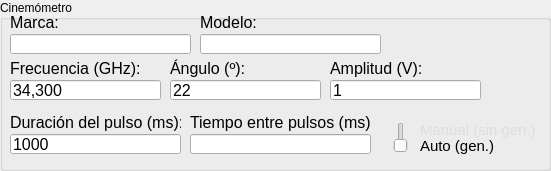
                  <widget class="QGroupBox" name="grp_configCinem">
                   <property name="geometry">
                    <rect>
                     <x>190</x>
                     <y>10</y>
                     <width>551</width>
                     <height>171</height>
                    </rect>
                   </property>
                   <property name="title">
                    <string>Cinemómetro</string>
                   </property>
                   <widget class="QLabel" name="lbl_sdv_auto">
                    <property name="geometry">
                     <rect>
                      <x>420</x>
                      <y>138</y>
                      <width>121</width>
                      <height>16</height>
                     </rect>
                    </property>
                    <property name="font">
                     <font>
                      <family>Segoe UI</family>
                      <pointsize>11</pointsize>
                     </font>
                    </property>
                    <property name="text">
                     <string>Auto (gen.)</string>
                    </property>
                    <property name="wordWrap">
                     <bool>true</bool>
                    </property>
                    <property name="indent">
                     <number>-1</number>
                    </property>
                   </widget>
                   <widget class="QLineEdit" name="txt_frec_sdv_config">
                    <property name="geometry">
                     <rect>
                      <x>10</x>
                      <y>80</y>
                      <width>151</width>
                      <height>20</height>
                     </rect>
                    </property>
                    <property name="font">
                     <font>
                      <family>Segoe UI</family>
                      <pointsize>12</pointsize>
                     </font>
                    </property>
                    <property name="text">
                     <string>34,300</string>
                    </property>
                   </widget>
                   <widget class="QLineEdit" name="txt_duracion">
                    <property name="geometry">
                     <rect>
                      <x>10</x>
                      <y>134</y>
                      <width>171</width>
                      <height>20</height>
                     </rect>
                    </property>
                    <property name="font">
                     <font>
                      <family>Segoe UI</family>
                      <pointsize>12</pointsize>
                     </font>
                    </property>
                    <property name="text">
                     <string>1000</string>
                    </property>
                   </widget>
                   <widget class="QLineEdit" name="txt_marca_sdv">
                    <property name="geometry">
                     <rect>
                      <x>10</x>
                      <y>34</y>
                      <width>181</width>
                      <height>20</height>
                     </rect>
                    </property>
                    <property name="font">
                     <font>
                      <family>Segoe UI</family>
                      <pointsize>12</pointsize>
                     </font>
                    </property>
                   </widget>
                   <widget class="QLabel" name="label_36">
                    <property name="geometry">
                     <rect>
                      <x>190</x>
                      <y>112</y>
                      <width>181</width>
                      <height>21</height>
                     </rect>
                    </property>
                    <property name="font">
                     <font>
                      <family>Segoe UI</family>
                      <pointsize>12</pointsize>
                     </font>
                    </property>
                    <property name="text">
                     <string>Tiempo entre pulsos (ms):</string>
                    </property>
                   </widget>
                   <widget class="QLineEdit" name="txt_angulo_sdv">
                    <property name="geometry">
                     <rect>
                      <x>170</x>
                      <y>80</y>
                      <width>151</width>
                      <height>20</height>
                     </rect>
                    </property>
                    <property name="font">
                     <font>
                      <family>Segoe UI</family>
                      <pointsize>12</pointsize>
                     </font>
                    </property>
                    <property name="text">
                     <string>22</string>
                    </property>
                   </widget>
                   <widget class="QLabel" name="label_35">
                    <property name="geometry">
                     <rect>
                      <x>10</x>
                      <y>112</y>
                      <width>171</width>
                      <height>21</height>
                     </rect>
                    </property>
                    <property name="font">
                     <font>
                      <family>Segoe UI</family>
                      <pointsize>12</pointsize>
                     </font>
                    </property>
                    <property name="text">
                     <string>Duración del pulso (ms):</string>
                    </property>
                   </widget>
                   <widget class="QLabel" name="label_32">
                    <property name="geometry">
                     <rect>
                      <x>10</x>
                      <y>58</y>
                      <width>131</width>
                      <height>21</height>
                     </rect>
                    </property>
                    <property name="font">
                     <font>
                      <family>Segoe UI</family>
                      <pointsize>12</pointsize>
                     </font>
                    </property>
                    <property name="text">
                     <string>Frecuencia (GHz):</string>
                    </property>
                   </widget>
                   <widget class="QLabel" name="lbl_modelo_sdv">
                    <property name="geometry">
                     <rect>
                      <x>200</x>
                      <y>12</y>
                      <width>71</width>
                      <height>21</height>
                     </rect>
                    </property>
                    <property name="font">
                     <font>
                      <family>Segoe UI</family>
                      <pointsize>12</pointsize>
                     </font>
                    </property>
                    <property name="text">
                     <string>Modelo:</string>
                    </property>
                   </widget>
                   <widget class="QLineEdit" name="txt_modelo_sdv">
                    <property name="geometry">
                     <rect>
                      <x>200</x>
                      <y>34</y>
                      <width>181</width>
                      <height>20</height>
                     </rect>
                    </property>
                    <property name="font">
                     <font>
                      <family>Segoe UI</family>
                      <pointsize>12</pointsize>
                     </font>
                    </property>
                   </widget>
                   <widget class="QLabel" name="label_34">
                    <property name="geometry">
                     <rect>
                      <x>330</x>
                      <y>58</y>
                      <width>101</width>
                      <height>21</height>
                     </rect>
                    </property>
                    <property name="font">
                     <font>
                      <family>Segoe UI</family>
                      <pointsize>12</pointsize>
                     </font>
                    </property>
                    <property name="text">
                     <string>Amplitud (V):</string>
                    </property>
                   </widget>
                   <widget class="QLabel" name="lbl_sdv_man">
                    <property name="geometry">
                     <rect>
                      <x>420</x>
                      <y>122</y>
                      <width>121</width>
                      <height>16</height>
                     </rect>
                    </property>
                    <property name="font">
                     <font>
                      <family>Segoe UI</family>
                      <pointsize>11</pointsize>
                     </font>
                    </property>
                    <property name="styleSheet">
                     <string notr="true">color: rgb(221, 221, 221);</string>
                    </property>
                    <property name="text">
                     <string>Manual (sin gen.)</string>
                    </property>
                    <property name="wordWrap">
                     <bool>true</bool>
                    </property>
                    <property name="indent">
                     <number>-1</number>
                    </property>
                   </widget>
                   <widget class="QSlider" name="sld_sdv">
                    <property name="geometry">
                     <rect>
                      <x>390</x>
                      <y>122</y>
                      <width>22</width>
                      <height>31</height>
                     </rect>
                    </property>
                    <property name="maximum">
                     <number>1</number>
                    </property>
                    <property name="orientation">
                     <enum>Qt::Vertical</enum>
                    </property>
                   </widget>
                   <widget class="QLineEdit" name="txt_amplitud">
                    <property name="geometry">
                     <rect>
                      <x>330</x>
                      <y>80</y>
                      <width>151</width>
                      <height>20</height>
                     </rect>
                    </property>
                    <property name="font">
                     <font>
                      <family>Segoe UI</family>
                      <pointsize>12</pointsize>
                     </font>
                    </property>
                    <property name="text">
                     <string>1</string>
                    </property>
                   </widget>
                   <widget class="QLabel" name="lbl_marca_sdv">
                    <property name="geometry">
                     <rect>
                      <x>10</x>
                      <y>12</y>
                      <width>61</width>
                      <height>21</height>
                     </rect>
                    </property>
                    <property name="font">
                     <font>
                      <family>Segoe UI</family>
                      <pointsize>12</pointsize>
                     </font>
                    </property>
                    <property name="text">
                     <string>Marca:</string>
                    </property>
                   </widget>
                   <widget class="QLabel" name="label_33">
                    <property name="geometry">
                     <rect>
                      <x>170</x>
                      <y>58</y>
                      <width>101</width>
                      <height>21</height>
                     </rect>
                    </property>
                    <property name="font">
                     <font>
                      <family>Segoe UI</family>
                      <pointsize>12</pointsize>
                     </font>
                    </property>
                    <property name="text">
                     <string>Ángulo (º):</string>
                    </property>
                   </widget>
                   <widget class="QLineEdit" name="txt_tiempo_pulsos">
                    <property name="geometry">
                     <rect>
                      <x>190</x>
                      <y>134</y>
                      <width>181</width>
                      <height>20</height>
                     </rect>
                    </property>
                    <property name="font">
                     <font>
                      <family>Segoe UI</family>
                      <pointsize>12</pointsize>
                     </font>
                    </property>
                   </widget>
                  </widget>
